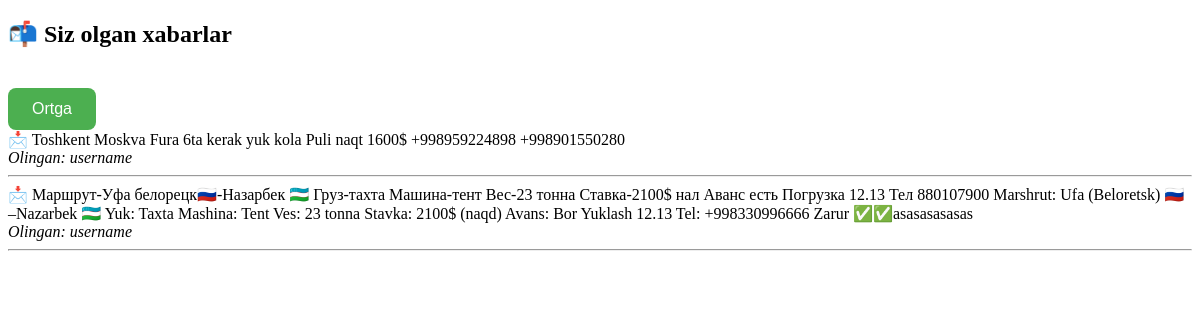
Page /my-messages/ (signed in) on the earlier database version.
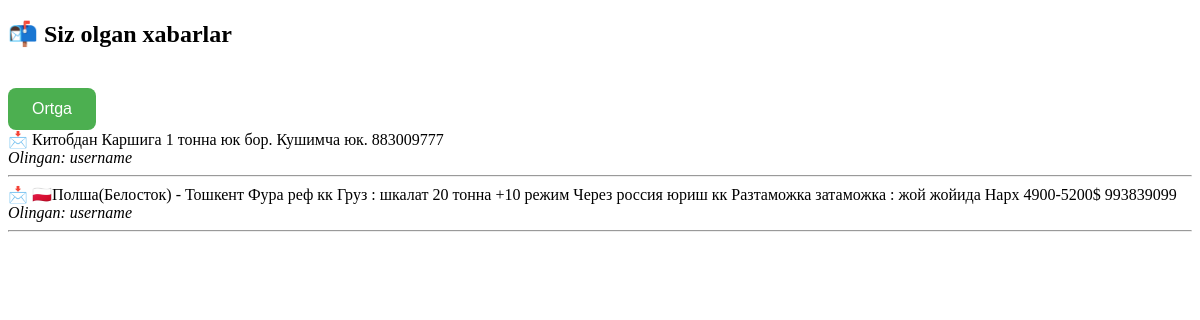
Same page on the later database version.
### account/models.py (models this page shows, shortened)
class MessageUser(models.Model):
    text = models.TextField()
    taken_by = models.ForeignKey(User, null=True, blank=True, on_delete=models.SET_NULL)
    created_at = models.DateTimeField(auto_now_add=True)

class User(models.Model):
    username = models.CharField(max_length=100, unique=True)
    password = models.CharField(max_length=255)
    def __str__(self):
        return self.username

### account/views.py (the view)
# urls.py: path('my-messages/', views.my_messages_view, name='my_messages'),
def my_messages_view(request):
    user_id = request.session.get('user_id')
    if not user_id:
        return redirect('login')
    my_messages = MessageUser.objects.filter(taken_by_id=user_id).order_by('-created_at')
    return render(request, 'my_messages.html', {'messages': my_messages})

### templates/my_messages.html (shortened to what this page needs)
<!DOCTYPE html>
<html lang="en">
<head>
</head>
<body>
    <h2>📬 Siz olgan xabarlar</h2>
    <a href="{% url 'show_last_message' %}"><button class="reload-btn" >Ortga</button></a>
    {% for msg in messages %}
        <div>
            📩 {{ msg.text }}<br>
            <i>Olingan: {{ msg.taken_by }}</i>
        </div>
        <hr>
    {% empty %}
        <p>Hozircha sizda xabarlar yo‘q.</p>
    {% endfor %}
</body>
</html>

Differences in the rows shown:
removed MessageUser: text "Toshkent Moskva Fura 6ta kerak yuk kola Puli naqt 1600$ +998959224898 +998901550280", taken_by "username"
removed MessageUser: text "Маршрут-Уфа белорецк🇷🇺-Назарбек 🇺🇿 Груз-тахта Машина-тент Вес-23 тонна Ставка-2100$ нал Аванс есть Погрузка 12.13 Тел 880107900 Marshrut: Ufa (Beloretsk) 🇷🇺 –Nazarbek 🇺🇿 Yuk: Taxta Mashina: Tent Ves: 23 tonna Stavka: 2100$ (naqd) Avans: Bor Yuklash 12.13 Tel: +998330996666 Zarur ✅✅asasasasasas", taken_by "username"
added MessageUser: text "Китобдан Каршига 1 тонна юк бор. Кушимча юк. 883009777", taken_by "username"
added MessageUser: text "🇵🇱Полша(Белосток) - Тошкент Фура реф кк Груз : шкалат 20 тонна +10 режим Через россия юриш кк Разтаможка затаможка : жой жойида Нарх 4900-5200$ 993839099", taken_by "username"
